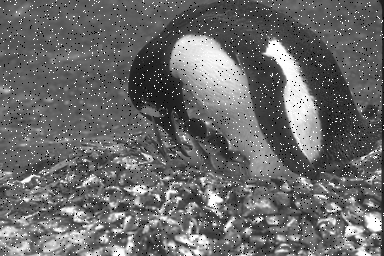
#> input picture Lab-V/3.png, 384 x 256 px
$ python 3.py
#> lines starting #> are read from the running program, lines starting #| are printed output that depends on the picture
import numpy as np
import matplotlib.pyplot as plt
import cv2 as cv
import skimage.io as io
img=cv.imread("3.png")
#> img is the input picture: shape (256, 384, 3); min 0, max 255, mean 106
print("Shape of image :",img.shape)
#| Shape of image : (256, 384, 3)
img1=cv.medianBlur(img,7)
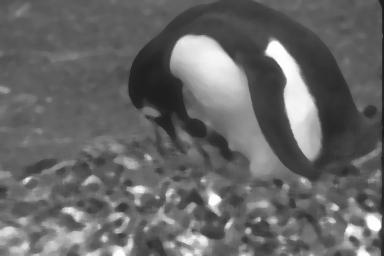
#> img1: shape (256, 384, 3); min 28, max 254, mean 102.8
t=["Orginal Image","Medium Blur"]
im=[img,img1]
for i in range(2):
    plt.subplot(1,2,i+1)
    plt.title(t[i])
    plt.imshow(im[i])
    plt.axis('off')
plt.show()
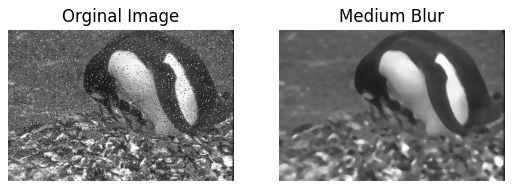
#> figure drawn by matplotlib, 2 panels

$ run again, with Lab-V/1.png copied over Lab-V/3.png
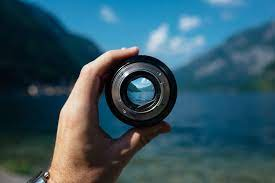
#> input picture Lab-V/1.png, 275 x 183 px
#> img is the input picture: shape (183, 275, 3); mean B, G, R 99.2, 85.9, 51.6
#| Shape of image : (183, 275, 3)
#> `img1=cv.medianBlur(img,7)`:
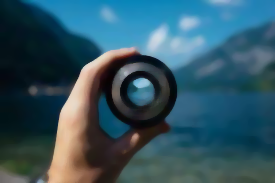
#> img1: shape (183, 275, 3); mean B, G, R 98.8, 85.4, 51
#> `plt.show()`:
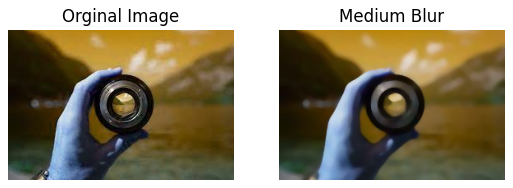
#> figure drawn by matplotlib, 2 panels; B, G, R data is drawn as R, G, B
